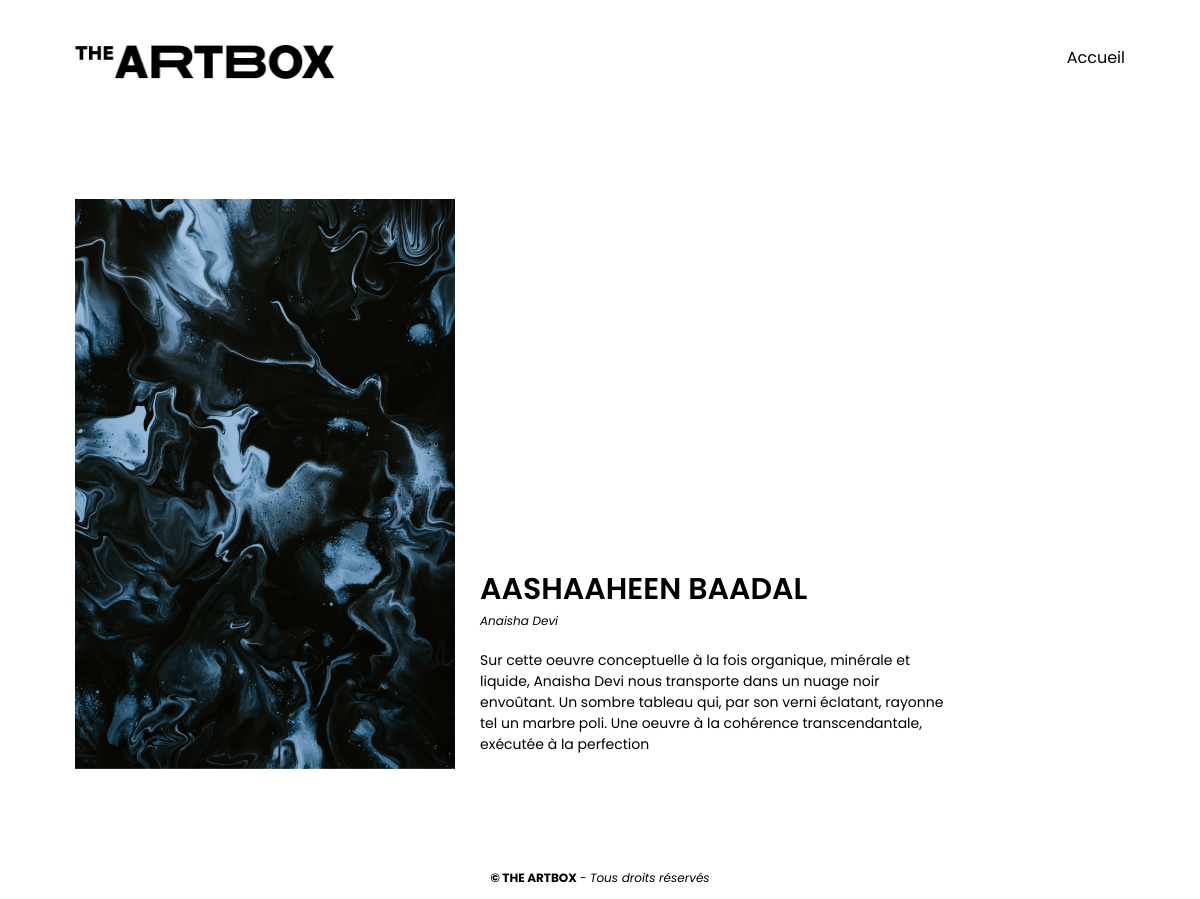
The app's page /oeuvre.php?id=2 with its own data.
### tables this page shows
CREATE TABLE `oeuvres` (
  `id` int NOT NULL,
  `nom` varchar(100) NOT NULL,
  `auteur` varchar(100) NOT NULL,
  `image` varchar(250) NOT NULL,
  `description` longtext NOT NULL
);

### oeuvre.php (the view, shortened to what this page needs)
<?php
    require_once(__DIR__ . '/header.php');
    $mysqlClient = connexion();
    $getData = $_GET;
    $sqlQuery = 'SELECT * FROM oeuvres WHERE id = :id';
    $oeuvreStatement = $mysqlClient->prepare($sqlQuery);
    $oeuvreStatement->execute([
        'id' => $getData['id'],
    ]);
    $oeuvreTemp = $oeuvreStatement->fetchAll();
    if($oeuvreTemp)
    {
        $oeuvre = $oeuvreTemp[0];
    }
    else
    {
        redirect();
    }
?>
<!doctype html>
<html lang="fr">
<head>
    <link rel="stylesheet" href="css/style.css">
</head>
    <main>
        <article id="detail-oeuvre">
            <div id="img-oeuvre">
                <img src=<?php echo $oeuvre['image'] ?> alt=<?php echo $oeuvre['nom'] ?>>
            </div>
            <div id="contenu-oeuvre">
                <h1><?php echo $oeuvre['nom'] ?></h1>
                <p class="description"><?php echo $oeuvre['auteur'] ?></p>
                <p class="description-complete">
                    <?php echo $oeuvre['description'] ?>
                </p>
            </div>
        </article>
    </main>
    <?php require_once(__DIR__ . '/footer.php') ?>
</body>
</html>

### css/style.css (style rules this page uses)
html, body { margin: 0; }
* { box-sizing: border-box; font-family: 'Poppins', sans-serif; }
main { max-width: 1080px; margin: auto; }
.oeuvre h2, #detail-oeuvre h1 { text-transform: uppercase; margin-top: 0; margin-bottom: 0; font-weight: 600; font-size: 30px; }
.oeuvre .description, #detail-oeuvre .description { font-style: italic; margin-top: 0; font-size: 12px; margin-bottom: 20px; }
#detail-oeuvre { display: flex; flex-wrap: wrap; align-items: end; margin-bottom: 100px; margin-top: 75px; font-size: 14px; padding: 0 15px; }
#img-oeuvre { margin-right: 25px; }
#img-oeuvre img { max-width: 470px; margin: auto; display: block; }
#contenu-oeuvre { max-width: 470px; }

### records on screen
oeuvres: image (picture), nom "AASHAAHEEN BAADAL", auteur "Anaisha Devi", description "Sur cette oeuvre conceptuelle à la fois organique, minérale et liquide, Anaisha Devi nous transporte dans un nuage noir envoûtant. Un sombre tableau qui, par son verni éclatant, rayonne tel un marbre poli. Une oeuvre à la cohérence transcendantale, exécutée à la perfection"
